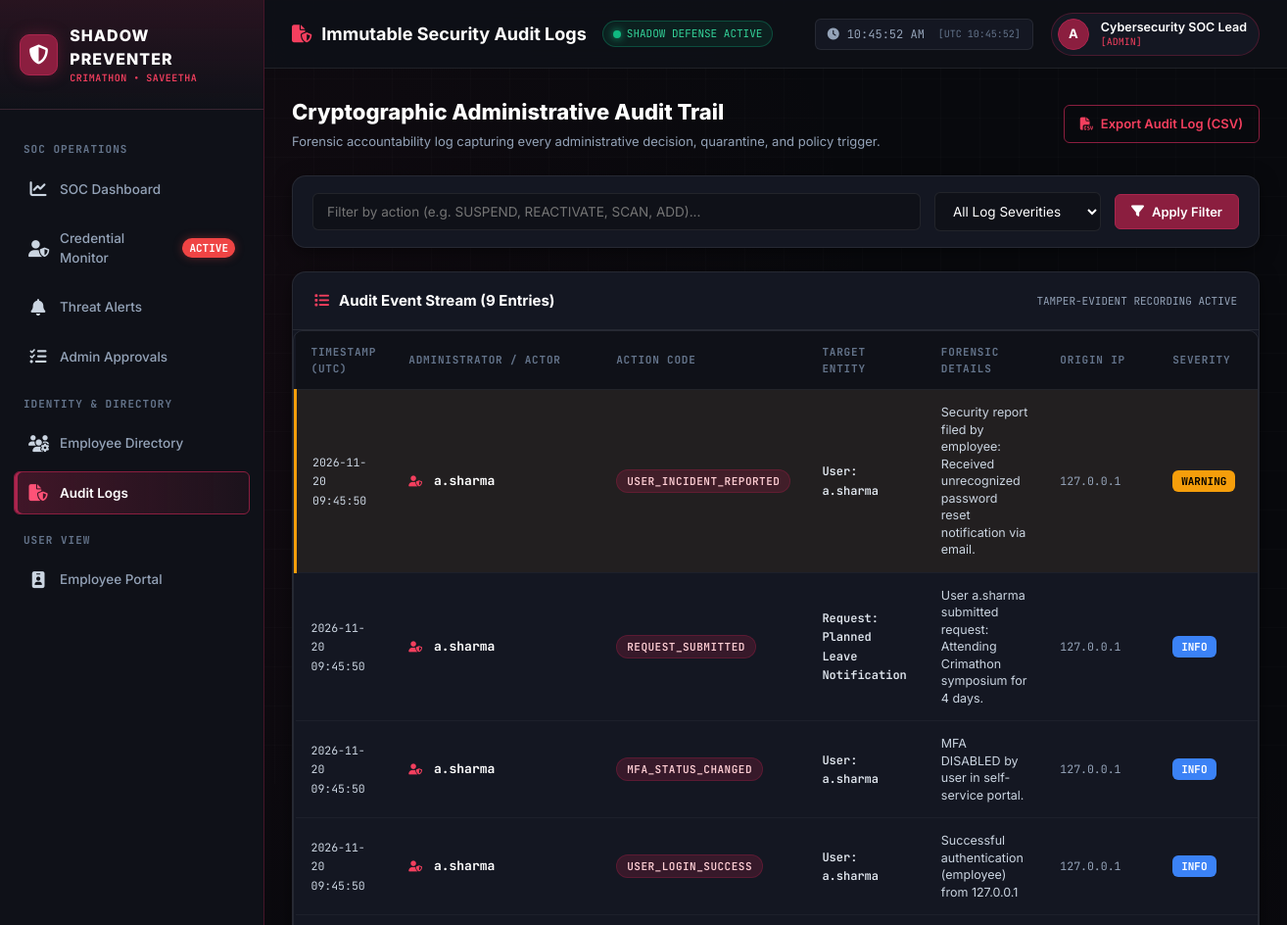
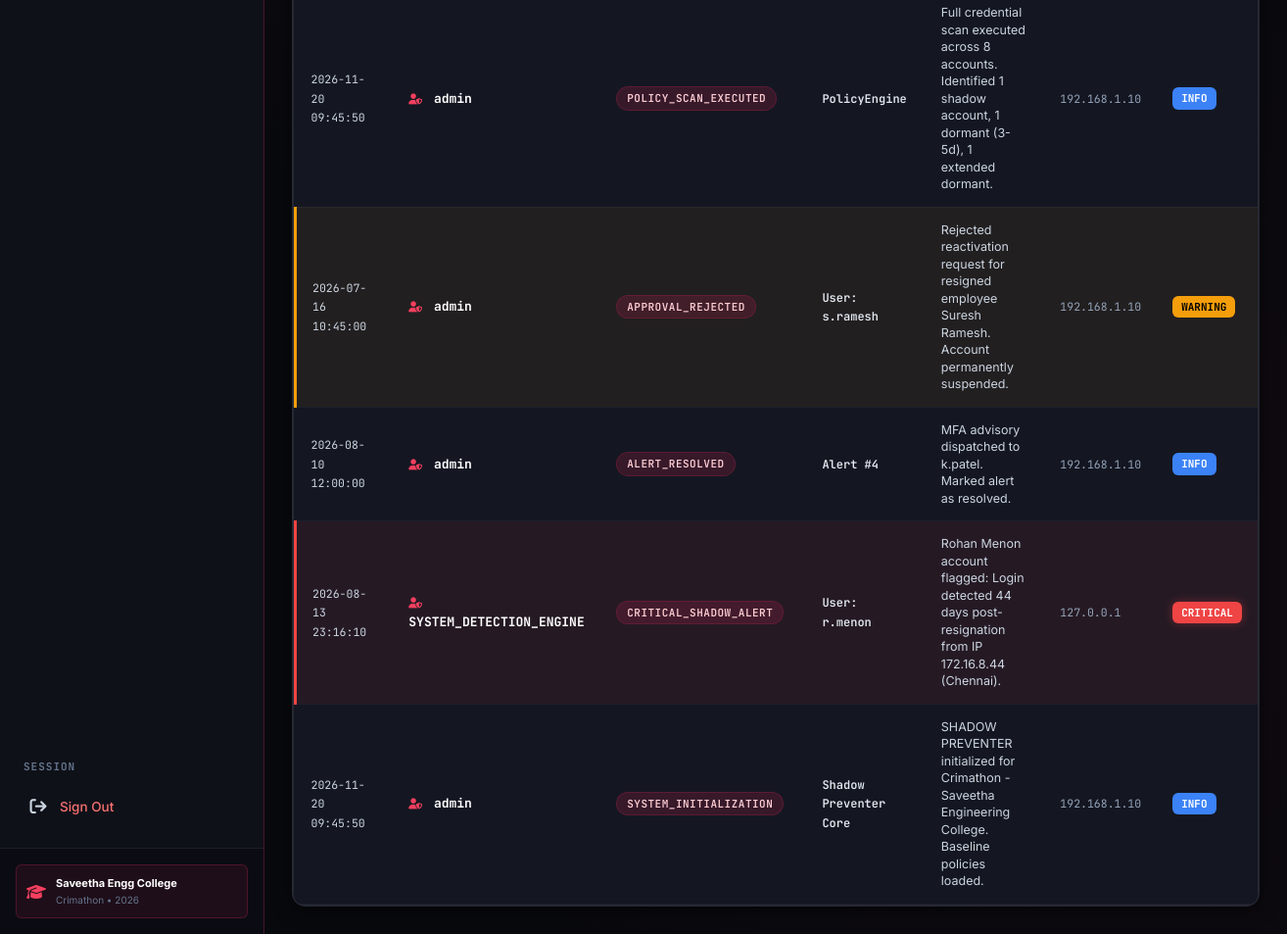
The app's page /admin/audit-logs (signed in) with its own data (2 pictures, top to bottom).
### tables this page shows
CREATE TABLE users (
        id INTEGER PRIMARY KEY AUTOINCREMENT,
        username TEXT UNIQUE NOT NULL,
        password_hash TEXT NOT NULL,
        full_name TEXT NOT NULL,
        email TEXT UNIQUE NOT NULL,
        role TEXT NOT NULL DEFAULT 'employee',
        position TEXT NOT NULL,
        department TEXT NOT NULL,
        employment_status TEXT NOT NULL DEFAULT 'Active',
        resignation_date TEXT,
        account_status TEXT NOT NULL DEFAULT 'Active',
        mfa_enabled INTEGER NOT NULL DEFAULT 0,
        mfa_method TEXT DEFAULT 'None',
        last_login TEXT,
        last_login_ip TEXT,
        last_login_location TEXT,
        created_at TEXT NOT NULL,
        updated_at TEXT NOT NULL
    );

CREATE TABLE audit_logs (
        id INTEGER PRIMARY KEY AUTOINCREMENT,
        timestamp TEXT NOT NULL,
        admin_username TEXT NOT NULL,
        action_type TEXT NOT NULL,
        target_entity TEXT NOT NULL,
        details TEXT NOT NULL,
        ip_address TEXT NOT NULL,
        severity TEXT DEFAULT 'Info'
    );

### app.py (the view)
@app.route('/admin/audit-logs')
@login_required
@admin_required
def admin_audit_logs():
    db = get_db()
    severity_filter = request.args.get('severity', '').strip()
    action_filter = request.args.get('action', '').strip()
    query = "SELECT * FROM audit_logs WHERE 1=1"
    params = []
    if severity_filter:
        query += " AND severity = ?"
        params.append(severity_filter)
    if action_filter:
        query += " AND action_type LIKE ?"
        params.append(f"%{action_filter}%")
    query += " ORDER BY id DESC LIMIT 200"
    logs = db.execute(query, params).fetchall()
    action_types = [r['action_type'] for r in db.execute("SELECT DISTINCT action_type FROM audit_logs").fetchall()]
    return render_template(
        'audit_logs.html',
        logs=logs,
        action_types=action_types,
        severity_filter=severity_filter,
        action_filter=action_filter
    )

### app.py (called while the page is built)
@app.context_processor
def inject_globals():
    return {
        'current_user': get_current_user(),
        'csrf_token': get_csrf_token(),
        'now_year': datetime.now().year,
        'current_time_str': datetime.now().strftime('%Y-%m-%d %H:%M:%S UTC')
    }

@app.before_request
def ensure_db():
    if not os.path.exists(Config.DATABASE_PATH):
        from seed_data import seed_database
        seed_database()

### auth.py (called while the page is built, shortened)
def get_csrf_token() -> str:
    if '_csrf_token' not in session:
        session['_csrf_token'] = secrets.token_hex(32)
    return session['_csrf_token']

def get_current_user():
    user_id = session.get('user_id')
    if not user_id:
        return None
    db = get_db()
    cursor = db.execute("SELECT * FROM users WHERE id = ?", (user_id,))
    return cursor.fetchone()

def login_required(f):
    @wraps(f)
    def decorated_function(*args, **kwargs):
        if 'user_id' not in session:
            if request.is_json:
                return jsonify({'success': False, 'message': 'Authentication required. Please log in.'}), 401
            return redirect(url_for('login_page', next=request.url))
        user = get_current_user()
        if not user or user['account_status'] == 'Suspended':
            session.clear()
            if request.is_json:
                return jsonify({'success': False, 'message': 'Account is suspended. Contact SOC Administrator.'}), 403
            return redirect(url_for('login_page', error='Your account has been suspended by the Security Administrator.'))
        return f(*args, **kwargs)
    return decorated_function

def admin_required(f):
    @wraps(f)
    def decorated_function(*args, **kwargs):
        if 'user_id' not in session:
            if request.is_json:
                return jsonify({'success': False, 'message': 'Authentication required.'}), 401
            return redirect(url_for('login_page', next=request.url))
        role = session.get('role')
        return f(*args, **kwargs)
    return decorated_function

### database.py (called while the page is built)
def get_db():
    if 'db' not in g:
        os.makedirs(os.path.dirname(Config.DATABASE_PATH), exist_ok=True)
        g.db = sqlite3.connect(
            Config.DATABASE_PATH,
            detect_types=sqlite3.PARSE_DECLTYPES | sqlite3.PARSE_COLNAMES
        )
        g.db.row_factory = sqlite3.Row
        g.db.execute("PRAGMA foreign_keys = ON")
    return g.db

### templates/audit_logs.html (shortened to what this page needs)
{% extends "base.html" %}
{% block page_title %}
  <i class="fas fa-file-shield" style="color: #f43f5e;"></i>
  <span>Immutable Security Audit Logs</span>
{% endblock %}
{% block content %}
<div class="dashboard-hero-bar">
  <div class="hero-title-group">
    <h1>Cryptographic Administrative Audit Trail</h1>
    <p>Forensic accountability log capturing every administrative decision, quarantine, and policy trigger.</p>
  </div>
  <div class="hero-actions">
    <a href="{{ url_for('export_audit_logs') }}" class="btn-cyber btn-outline-maroon">
      <i class="fas fa-file-csv"></i>
      <span>Export Audit Log (CSV)</span>
    </a>
  </div>
</div>
<div class="cyber-card" style="margin-bottom: 24px;">
  <div class="card-body-cyber" style="padding: 16px 20px;">
    <form method="GET" action="{{ url_for('admin_audit_logs') }}" style="display: flex; gap: 14px; flex-wrap: wrap; align-items: center;">
      <div style="flex: 1; min-width: 220px;">
        <input type="text" name="action" class="form-input-cyber" placeholder="Filter by action (e.g. SUSPEND, REACTIVATE, SCAN, ADD)..." value="{{ action_filter }}">
      </div>
      <div style="width: 170px;">
        <select name="severity" class="form-select-cyber" onchange="this.form.submit()">
          <option value="">All Log Severities</option>
        </select>
      </div>
      <button type="submit" class="btn-cyber btn-maroon">
        <i class="fas fa-filter"></i> Apply Filter
      </button>
    </form>
  </div>
</div>
<div class="cyber-card">
  <div class="card-header-cyber">
    <div class="card-title-cyber">
      <i class="fas fa-list"></i>
      <span>Audit Event Stream ({{ logs|length }} Entries)</span>
    </div>
    <div style="font-size: 11px; font-family: var(--font-mono); color: #94a3b8;">
      TAMPER-EVIDENT RECORDING ACTIVE
    </div>
  </div>
  <div class="card-body-cyber" style="padding: 0;">
    <div class="table-responsive">
      <table class="cyber-table">
        <thead>
          <tr>
            <th>Timestamp (UTC)</th>
            <th>Administrator / Actor</th>
            <th>Action Code</th>
            <th>Target Entity</th>
            <th>Forensic Details</th>
            <th>Origin IP</th>
            <th>Severity</th>
          </tr>
        </thead>
        <tbody>
          {% for log in logs %}
          <tr class="{% if log.severity == 'Critical' %}row-flagged{% elif log.severity == 'Warning' %}row-dormant{% endif %}">
            <td>
              <span style="font-family: var(--font-mono); font-size: 11.5px; color: #cbd5e1;">
                {{ log.timestamp }}
              </span>
            </td>
            <td>
              <div style="font-family: var(--font-mono); font-weight: 700; color: #fff;">
                <i class="fas fa-user-shield" style="font-size: 11px; color: #f43f5e; margin-right: 4px;"></i>
                {{ log.admin_username }}
              </div>
            </td>
            <td>
              <span class="status-pill status-active" style="background: rgba(139,30,63,0.3); color: #fecdd3; border-color: var(--border-maroon);">
                {{ log.action_type }}
              </span>
            </td>
            <td>
              <span style="font-family: var(--font-mono); font-size: 12px; color: #e2e8f0; font-weight: 600;">
                {{ log.target_entity }}
              </span>
            </td>
            <td style="max-width: 420px;">
              <div style="font-size: 12.5px; color: #cbd5e1; line-height: 1.4;">
                {{ log.details }}
              </div>
            </td>
            <td>
              <span style="font-family: var(--font-mono); font-size: 11.5px; color: #94a3b8;">
                {{ log.ip_address }}
              </span>
            </td>
            <td>
              <span class="badge-severity {% if log.severity == 'Critical' %}sev-critical{% elif log.severity == 'Warning' %}sev-medium{% else %}sev-low{% endif %}">
                {{ log.severity }}
              </span>
            </td>
          </tr>
          {% else %}
          <tr>
            <td colspan="7" style="text-align: center; padding: 30px; color: #94a3b8;">
              No audit records match the applied criteria.
            </td>
          </tr>
          {% endfor %}
        </tbody>
      </table>
    </div>
  </div>
</div>
{% endblock %}

### templates/base.html (shortened to what this page needs)
<!DOCTYPE html>
<html lang="en">
<head>
  <link rel="stylesheet" href="https://cdnjs.cloudflare.com/ajax/libs/font-awesome/6.5.1/css/all.min.css">
  <link rel="stylesheet" href="{{ url_for('static', filename='css/style.css') }}">
  <link rel="stylesheet" href="{{ url_for('static', filename='css/dashboard.css') }}">
</head>
<body>
  <div class="app-container">
    {% if session.get('user_id') %}
    <aside class="sidebar">
      <div class="sidebar-header">
        <div class="brand-icon">
          <i class="fas fa-shield-halved"></i>
        </div>
        <div class="brand-title">
          <span class="brand-name">SHADOW PREVENTER</span>
          <span class="brand-subtitle">CRIMATHON &bull; SAVEETHA</span>
        </div>
      </div>
      <nav class="sidebar-nav">
        {% if session.get('role') == 'admin' %}
        <div class="nav-section-title">SOC Operations</div>
        <a href="{{ url_for('admin_dashboard') }}" class="nav-item {% if request.endpoint == 'admin_dashboard' %}active{% endif %}">
          <i class="fas fa-chart-line"></i>
          <span>SOC Dashboard</span>
        </a>
        <a href="{{ url_for('credential_monitoring') }}" class="nav-item {% if request.endpoint == 'credential_monitoring' %}active{% endif %}">
          <i class="fas fa-user-shield"></i>
          <span>Credential Monitor</span>
          <span class="nav-badge badge-alert">ACTIVE</span>
        </a>
        <a href="{{ url_for('admin_alerts') }}" class="nav-item {% if request.endpoint == 'admin_alerts' %}active{% endif %}">
          <i class="fas fa-bell"></i>
          <span>Threat Alerts</span>
        </a>
        <a href="{{ url_for('admin_approvals') }}" class="nav-item {% if request.endpoint == 'admin_approvals' %}active{% endif %}">
          <i class="fas fa-tasks"></i>
          <span>Admin Approvals</span>
        </a>
        <div class="nav-section-title">Identity & Directory</div>
        <a href="{{ url_for('admin_employees') }}" class="nav-item {% if request.endpoint == 'admin_employees' %}active{% endif %}">
          <i class="fas fa-users-gear"></i>
          <span>Employee Directory</span>
        </a>
        <a href="{{ url_for('admin_audit_logs') }}" class="nav-item {% if request.endpoint == 'admin_audit_logs' %}active{% endif %}">
          <i class="fas fa-file-shield"></i>
          <span>Audit Logs</span>
        </a>
        <div class="nav-section-title">User View</div>
        <a href="{{ url_for('employee_portal') }}" class="nav-item {% if request.endpoint == 'employee_portal' %}active{% endif %}">
          <i class="fas fa-id-badge"></i>
          <span>Employee Portal</span>
        </a>
        {% endif %}
        <div class="nav-section-title" style="margin-top: auto;">Session</div>
        <a href="{{ url_for('logout') }}" class="nav-item" style="color: #f87171;">
          <i class="fas fa-arrow-right-from-bracket"></i>
          <span>Sign Out</span>
        </a>
      </nav>
      <div class="sidebar-footer">
        <div class="college-badge">
          <i class="fas fa-graduation-cap"></i>
          <div class="college-text">
            <strong>Saveetha Engg College</strong>
            <span>Crimathon &bull; 2026</span>
          </div>
        </div>
      </div>
    </aside>
    {% endif %}
    <div class="main-wrapper" {% if not session.get('user_id') %}style="margin-left: 0;"{% endif %}>
      {% if session.get('user_id') %}
      <header class="top-header">
        <div class="header-left">
          <div class="page-title">
            {% block page_title %}Security Command Center{% endblock %}
          </div>
          <div class="system-status-indicator">
            <span class="pulse-dot"></span>
            <span>SHADOW DEFENSE ACTIVE</span>
          </div>
        </div>
        <div class="header-right">
          <div class="terminal-clock" id="terminal-clock-display">
          </div>
          <div class="header-user-profile">
            <div class="avatar-badge">
              {{ session.get('username', 'U')[:1]|upper }}
            </div>
            <div class="user-info-text">
              <span class="user-display-name">{{ session.get('full_name', session.get('username')) }}</span>
              <span class="user-role-badge">[{{ session.get('role', 'user')|upper }}]</span>
            </div>
          </div>
        </div>
      </header>
      {% endif %}
      <main class="content-body">
        {% block content %}{% endblock %}
      </main>
    </div>
  </div>
</body>
</html>

### static/css/dashboard.css (style rules this page uses)
.dashboard-hero-bar { display: flex; align-items: center; justify-content: space-between; margin-bottom: 24px; flex-wrap: wrap; gap: 16px; }
.hero-title-group h1 { font-size: 22px; font-weight: 800; color: var(--text-white); display: flex; align-items: center; gap: 12px; }
.hero-title-group p { color: var(--text-secondary); font-size: 13px; margin-top: 4px; }
.hero-actions { display: flex; align-items: center; gap: 12px; }

### records on screen
users: get "Cybersecurity SOC Lead"
audit_logs: timestamp "2026-11-20 09:45:50", admin_username "a.sharma", action_type "USER_INCIDENT_REPORTED", target_entity "User: a.sharma", details "Security report filed by employee: Received unrecognized password reset notification via email.", ip_address "127.0.0.1", severity "WARNING"
audit_logs: timestamp "2026-11-20 09:45:50", admin_username "a.sharma", action_type "REQUEST_SUBMITTED", target_entity "Request: Planned Leave Notification", details "User a.sharma submitted request: Attending Crimathon symposium for 4 days.", ip_address "127.0.0.1", severity "INFO"
audit_logs: timestamp "2026-11-20 09:45:50", admin_username "a.sharma", action_type "MFA_STATUS_CHANGED", target_entity "User: a.sharma", details "MFA DISABLED by user in self-service portal.", ip_address "127.0.0.1", severity "INFO"
audit_logs: timestamp "2026-11-20 09:45:50", admin_username "a.sharma", action_type "USER_LOGIN_SUCCESS", target_entity "User: a.sharma", details "Successful authentication (employee) from 127.0.0.1", ip_address "127.0.0.1", severity "INFO"
audit_logs: timestamp "2026-11-20 09:45:50", admin_username "admin", action_type "POLICY_SCAN_EXECUTED", target_entity "PolicyEngine", details "Full credential scan executed across 8 accounts. Identified 1 shadow account, 1 dormant (3-5d), 1 extended dormant.", ip_address "192.168.1.10", severity "INFO"
audit_logs: timestamp "2026-07-16 10:45:00", admin_username "admin", action_type "APPROVAL_REJECTED", target_entity "User: s.ramesh", details "Rejected reactivation request for resigned employee Suresh Ramesh. Account permanently suspended.", ip_address "192.168.1.10", severity "WARNING"
audit_logs: timestamp "2026-08-10 12:00:00", admin_username "admin", action_type "ALERT_RESOLVED", target_entity "Alert #4", details "MFA advisory dispatched to k.patel. Marked alert as resolved.", ip_address "192.168.1.10", severity "INFO"
audit_logs: timestamp "2026-08-13 23:16:10", admin_username "SYSTEM_DETECTION_ENGINE", action_type "CRITICAL_SHADOW_ALERT", target_entity "User: r.menon", details "Rohan Menon account flagged: Login detected 44 days post-resignation from IP 172.16.8.44 (Chennai).", ip_address "127.0.0.1", severity "CRITICAL"
audit_logs: timestamp "2026-11-20 09:45:50", admin_username "admin", action_type "SYSTEM_INITIALIZATION", target_entity "Shadow Preventer Core", details "SHADOW PREVENTER initialized for Crimathon - Saveetha Engineering College. Baseline policies loaded.", ip_address "192.168.1.10", severity "INFO"

### other values on screen
{{ session.get('username', 'U')[:1]|upper }} "A"
{{ session.get('role', 'user')|upper }} "ADMIN"
{{ logs|length }} "9"
